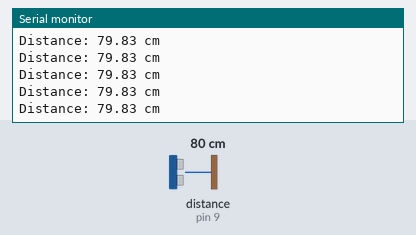
A sketch run on a simulated Arduino Uno, built with avr-gcc and run on an emulated ATmega328P. Parts: the last lines printed to the serial monitor. Wiring (inferred from the names in the program): ultrasonic range finder: trigger pin 8; echo pin 9. The inputs (shaded band) are chosen by the test bench; at power-on: distance to the obstacle (sensor on pin 9) 80 cm. The echo pulse lasts 58.3 µs per cm.

Above: at 1.2 s.
1.3 s: distance to the obstacle (sensor on pin 9) set to 120 cm
At 1.38 s:
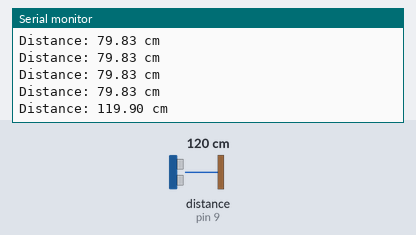
4.3 s: distance to the obstacle (sensor on pin 9) set to 35 cm
At 4.3 s:
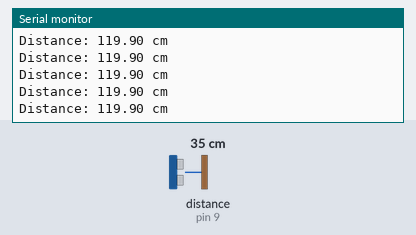
Timing chart, 0 to 7.3 s (numbered marks = the images above; inputs shaded):
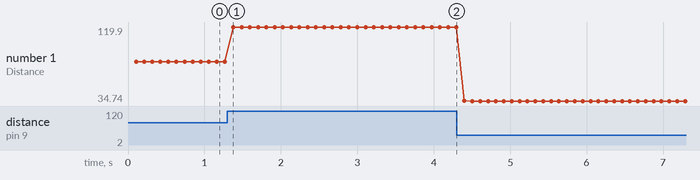

The sketch:

HC_SR04_Arduino.ino
```cpp
#define Trig 8
#define Echo 9

float Duration, Distance;

void setup(){
  Serial.begin(9600);
  pinMode(Trig,OUTPUT);
  pinMode(Echo,INPUT);
}

void loop(){
  //period > 60ms
  delay(100);
  //send a 20us (>10us) high pulse of Trig pin
  digitalWrite(Trig,LOW);
  digitalWrite(Trig,HIGH);
  delayMicroseconds(20);
  digitalWrite(Trig,LOW);
  //measure the width of high pulse of Echo pin
  Duration=pulseIn(Echo,HIGH);
  //calculate the distance
  Distance = round((Duration/2) / 29.1*100)/100.00;
  //print result
  Serial.print("Distance: ");
  Serial.print(Distance);
  Serial.println(" cm");
}
```

Measured:
- after the input at 1.3 s, the serial monitor: prints a new line after 0.08 s (image 1)
- plotted number 1: 79.83 → 119.9 after the input at 1.3 s, 119.9 → 34.74 after the input at 4.3 s
